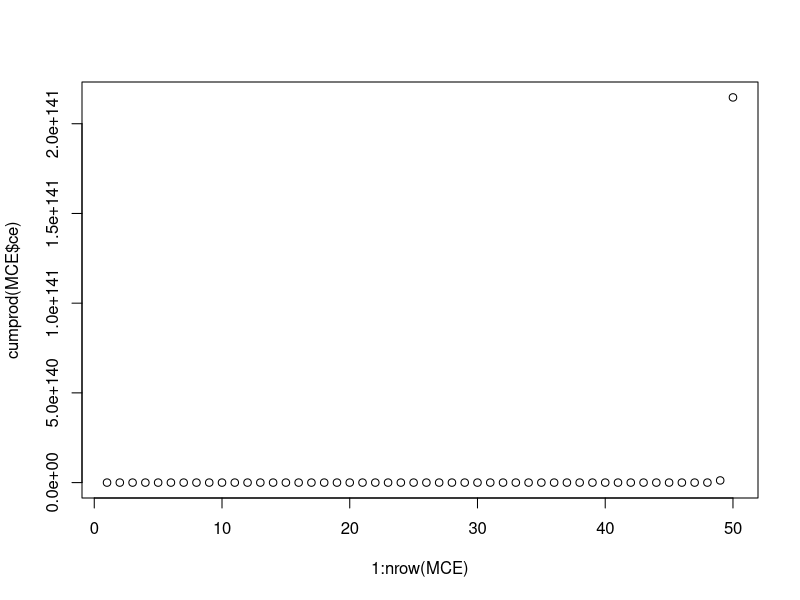

Source code (R):
# Now we just implement the multiplicative model as a functionplo, to make things easier. 
multiplyingltr <- function(n, k, muc, sigmac, mue, sigmae, muv, sigmav) {
  coefficients <- rlnorm(k, meanlog=muc, sdlog=sigmac)
  
  variables <- matrix(rlnorm(n*k, meanlog=muv, sdlog=sigmav), nrow=k, ncol=n, byrow=TRUE)
  
  errors <- rlnorm(n, meanlog=mue, sdlog=sigmae)
  
  costeffectiveness <- (t(coefficients) %*% variables) + t(errors)
  
  # Now we need to pass this into a data frame
  df <- as.data.frame(t(variables))
  df <- cbind.data.frame(rep(0, n), t(costeffectiveness), df)
  
  names <- c("lmpred", "ce")
  for (i in 1:k) {
    names <-c(names, paste0("v",i))
  }
  
  colnames(df) <- names
  df
  
  #Initially, project selection is random, which since project generation is random,
  #can be represented as taking the first k projects, and adding them to the 'selprojects'
  #dataframe, which is an ordered dataframe of the selected projects. 'rejprojects' contains
  #the set of projects that have been rejected (not accepted yet)
  selprojects <- head(df, k+1)
  selprojects
  
  rejprojects <- tail(df, n-k-1)
  rejprojects
  # Now individuals can predict the effectiveness of other projects with a linear regression model
  #They select the remaining project with the highest prediction error, and add it to selproject.
  while (nrow(selprojects)<n) {
    lm <- lm(ce~ . - lmpred, data=selprojects)
    rejprojects$lmpred <-predict(lm, rejprojects)
    rejprojects <- rejprojects[with(rejprojects,order(-lmpred)),]
    selprojects <- rbind(selprojects, rejprojects[1,])
    rejprojects <- rejprojects[-1,]
  }
  selprojects$lmpred <- selprojects$lmpred +1
  selprojects$ce <- selprojects$ce +1
  return(selprojects)
}
MCE <- multiplyingltr(50, 3, 2, 1, 2, 1, 2, 1)
plot(1:nrow(MCE), cumprod(MCE$ce))
